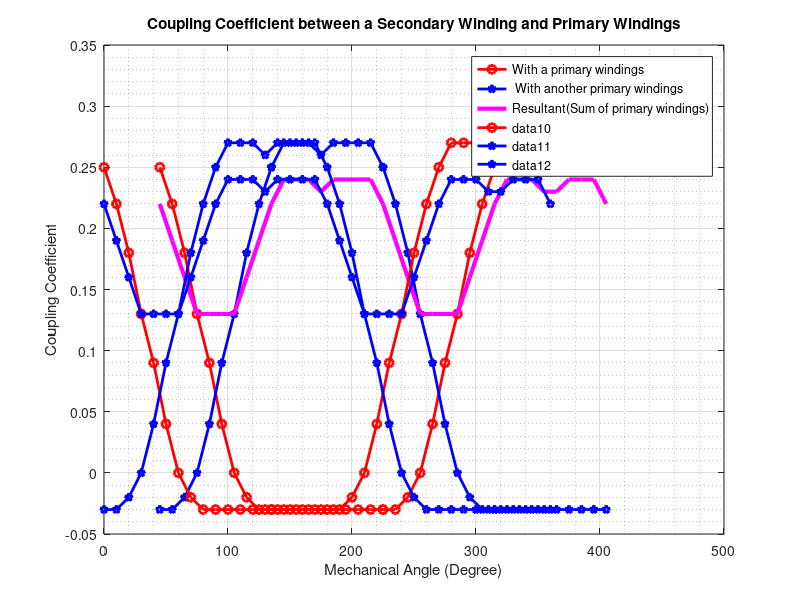

Here is the MATLAB script that generated this plot:
load('normal_result.mat');
%%  seconder
angle= 45:10:135;
i=1;
j=3;
s1p1=[normal_0(i,j), normal_10(i,j),normal_20(i,j) ...
    normal_30(i,j), normal_40(i,j), normal_50(i,j) ...
    normal_60(i,j), normal_70(i,j), normal_80(i,j) ...
    normal_90(i,j) ];

i=2;
j=3;
s1p2=[normal_0(i,j), normal_10(i,j),normal_20(i,j) ...
    normal_30(i,j), normal_40(i,j), normal_50(i,j) ...
    normal_60(i,j), normal_70(i,j), normal_80(i,j) ...
    normal_90(i,j)];


figure();
plot(angle,-s1p1,'-or','LineWidth',2);
hold on;
plot(angle,-s1p2,'-pb','LineWidth',2);
hold on ;
plot(angle,-s1p2-s1p1,'m','LineWidth',3);
legend('with primary 1', ' with primary 2','between both')
grid on;
grid minor;
title('Coupling Coefficient of 1 secondary')
%%

angle= 45:10:135;
angle=angle+90;
i=1;
j=4;
s2p1=[normal_0(i,j), normal_10(i,j),normal_20(i,j) ...
    normal_30(i,j), normal_40(i,j), normal_50(i,j) ...
    normal_60(i,j), normal_70(i,j), normal_80(i,j) ...
    normal_90(i,j) ];

i=2;
j=4;
s2p2=[normal_0(i,j), normal_10(i,j),normal_20(i,j) ...
    normal_30(i,j), normal_40(i,j), normal_50(i,j) ...
    normal_60(i,j), normal_70(i,j), normal_80(i,j) ...
    normal_90(i,j)];


% figure();
plot(angle,-s2p1,'-or','LineWidth',2);
hold on;
plot(angle,-s2p2,'-pb','LineWidth',2);
hold on ;
plot(angle,-s2p2-s2p1,'m','LineWidth',3);
legend('with primary 1', ' with primary 2','between both')
title('Coupling Coefficient of 1 secondary')
%%
angle= 45:10:135;
angle=angle+180;
i=1;
j=5;
s3p1=[normal_0(i,j), normal_10(i,j),normal_20(i,j) ...
    normal_30(i,j), normal_40(i,j), normal_50(i,j) ...
    normal_60(i,j), normal_70(i,j), normal_80(i,j) ...
    normal_90(i,j) ];

i=2;
j=5;
s3p2=[normal_0(i,j), normal_10(i,j),normal_20(i,j) ...
    normal_30(i,j), normal_40(i,j), normal_50(i,j) ...
    normal_60(i,j), normal_70(i,j), normal_80(i,j) ...
    normal_90(i,j)];


% figure();
plot(angle,-s3p1,'-or','LineWidth',2);
hold on;
plot(angle,-s3p2,'-pb','LineWidth',2);
hold on ;
plot(angle,-s3p2-s3p1,'m','LineWidth',3);
legend('with primary 1', ' with primary 2','between both')
title('Coupling Coefficient of 1 secondary')
%%

angle= 45:10:135;
angle=angle+270;
i=1;
j=6;
s4p1=[normal_0(i,j), normal_10(i,j),normal_20(i,j) ...
    normal_30(i,j), normal_40(i,j), normal_50(i,j) ...
    normal_60(i,j), normal_70(i,j), normal_80(i,j) ...
    normal_90(i,j) ];

i=2;
j=6;
s4p2=[normal_0(i,j), normal_10(i,j),normal_20(i,j) ...
    normal_30(i,j), normal_40(i,j), normal_50(i,j) ...
    normal_60(i,j), normal_70(i,j), normal_80(i,j) ...
    normal_90(i,j)];

%%
% figure();
plot(angle,-s4p1,'-or','LineWidth',2);
hold on;
plot(angle,-s4p2,'-pb','LineWidth',2);
hold on ;
plot(angle,-s4p2-s4p1,'m','LineWidth',3);
legend('With a primary windings', ' With another primary windings','Resultant(Sum of primary windings)')
title('Coupling Coefficient between a Secondary Winding and Primary Windings')
xlabel('Mechanical Angle (Degree)');
ylabel('Coupling Coefficient')

%%

normal_p1_total= [-s1p1 -s2p1(2:end) -s3p1(2:end) -s4p1(2:end)];
normal_p2_total= [-s1p2 -s2p2(2:end) -s3p2(2:end) -s4p2(2:end)];
angle1= 0:10:90;
normal_angle=[angle1 angle1(2:end)+90, angle1(2:end)+180, angle1(2:end)+270];

plot(normal_angle,normal_p1_total,'-or','LineWidth',2);
hold on;
plot(normal_angle,normal_p2_total,'-pb','LineWidth',2);
hold on ;
%%
plot(normal_angle,normal_p2_total+normal_p1_total,'-pb','LineWidth',2);
xlabel('Mechanical Angle (Degree)');
ylabel('Coupling Coefficient')
hold on ;
